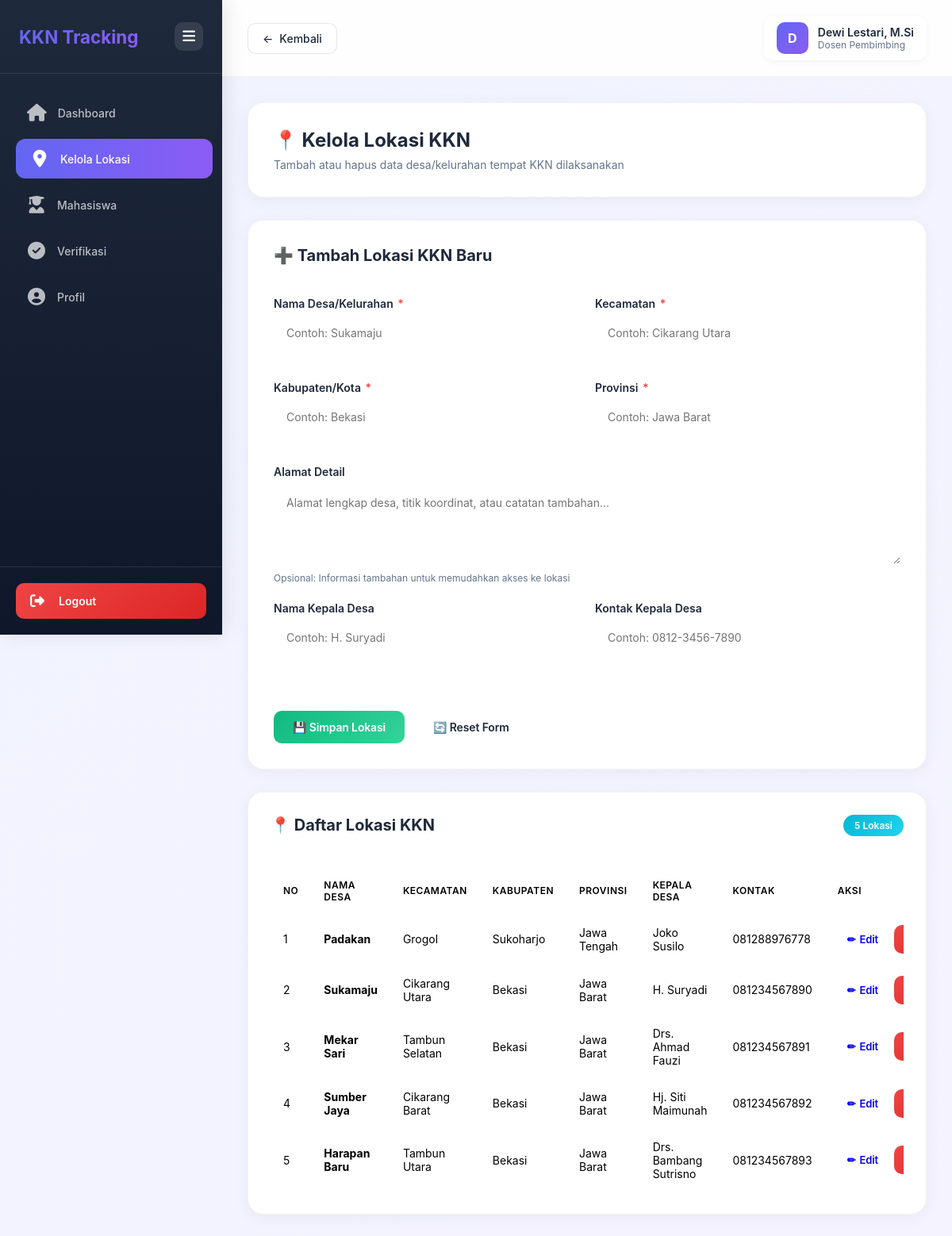
Screenshot of /Dpl/kelola_lokasi.php (signed in) with the database file from the repository.
### tables this page shows
CREATE TABLE `lokasi` (
  `id` int NOT NULL AUTO_INCREMENT,
  `nama_desa` varchar(100) NOT NULL,
  `kecamatan` varchar(50) NOT NULL,
  `kabupaten` varchar(50) NOT NULL,
  `provinsi` varchar(50) NOT NULL,
  `alamat_detail` text,
  `koordinat_lat` decimal(10,8) DEFAULT NULL,
  `koordinat_long` decimal(11,8) DEFAULT NULL,
  `nama_pemdes` varchar(100) DEFAULT NULL,
  `kontak_pemdes` varchar(15) DEFAULT NULL,
  `created_at` timestamp NOT NULL DEFAULT CURRENT_TIMESTAMP,
  PRIMARY KEY (`id`),
  KEY `idx_desa` (`nama_desa`),
  KEY `idx_kecamatan` (`kecamatan`,`kabupaten`)
);

### Dpl/kelola_lokasi.php (the view, shortened to what this page needs)
<?php
$database = new Database();
$pdo = $database->getConnection();
$stmt = $pdo->query("SELECT * FROM lokasi ORDER BY created_at DESC");
$lokasi_list = $stmt->fetchAll(PDO::FETCH_ASSOC);
?>
<!DOCTYPE html>
<html lang="id">
<head>
</head>
<body>
<link rel="stylesheet" href="https://cdnjs.cloudflare.com/ajax/libs/font-awesome/6.5.1/css/all.min.css">
<aside class="sidebar" id="sidebar">
    <div class="sidebar-header">
        <div class="sidebar-brand">KKN Tracking</div>
        <button class="toggle-btn" onclick="toggleSidebar()" title="Toggle Menu">
            <i class="fa-solid fa-bars"></i>
        </button>
    </div>
    <nav class="sidebar-menu">
        <a href="dashboard.php" class="menu-item">
            <span class="menu-icon">
                <i class="fa-solid fa-house"></i>
            </span>
            <span class="menu-text">Dashboard</span>
        </a>
        <a href="kelola_lokasi.php" class="menu-item active">
            <span class="menu-icon">
                <i class="fa-solid fa-location-dot"></i>
            </span>
            <span class="menu-text">Kelola Lokasi</span>
        </a>
        <a href="kelola_mahasiswa.php" class="menu-item">
            <span class="menu-icon">
                <i class="fa-solid fa-user-graduate"></i>
            </span>
            <span class="menu-text">Mahasiswa</span>
        </a>
        <a href="verifikasi_laporan.php" class="menu-item">
            <span class="menu-icon">
                <i class="fa-solid fa-circle-check"></i>
            </span>
            <span class="menu-text">Verifikasi</span>
        </a>
        <a href="profil.php" class="menu-item">
            <span class="menu-icon">
                <i class="fa-solid fa-circle-user"></i>
            </span>
            <span class="menu-text">Profil</span>
        </a>
    </nav>
    <div class="sidebar-footer">
        <a href="../logout.php" class="logout-btn">
            <span class="logout-icon">
                <i class="fa-solid fa-right-from-bracket"></i>
            </span>
            <span class="logout-text">Logout</span>
        </a>
    </div>
</aside>
    <main class="main-content">
        <div class="top-bar">
            <a href="javascript:history.back()" class="back-btn" style="display: flex; align-items: center; gap: 8px; padding: 10px 18px; background: white; border: 1px solid rgba(0,0,0,0.1); border-radius: 10px; cursor: pointer; font-size: 14px; font-weight: 500; color: var(--dark); text-decoration: none; transition: var(--transition);">
                <span>←</span>
                <span>Kembali</span>
            </a>
            <div class="user-info">
                <div class="user-avatar"><?= strtoupper(substr($_SESSION['nama'], 0, 1)) ?></div>
                <div class="user-details">
                    <div class="user-name"><?= htmlspecialchars($_SESSION['nama']) ?></div>
                    <div class="user-role">Dosen Pembimbing</div>
                </div>
            </div>
        </div>
        <div class="container">
            <div class="page-header">
                <h1 class="page-title-main">📍 Kelola Lokasi KKN</h1>
                <p class="page-subtitle">Tambah atau hapus data desa/kelurahan tempat KKN dilaksanakan</p>
            </div>
            <div class="form-card">
                <div class="form-title">
                    <span>➕ Tambah Lokasi KKN Baru</span>
                </div>
                <form method="POST">
                    <div class="form-row">
                        <div class="form-group">
                            <label>Nama Desa/Kelurahan <span class="required">*</span></label>
                            <input type="text" name="nama_desa" class="form-control" required placeholder="Contoh: Sukamaju">
                        </div>
                        <div class="form-group">
                            <label>Kecamatan <span class="required">*</span></label>
                            <input type="text" name="kecamatan" class="form-control" required placeholder="Contoh: Cikarang Utara">
                        </div>
                    </div>
                    <div class="form-row">
                        <div class="form-group">
                            <label>Kabupaten/Kota <span class="required">*</span></label>
                            <input type="text" name="kabupaten" class="form-control" required placeholder="Contoh: Bekasi">
                        </div>
                        <div class="form-group">
                            <label>Provinsi <span class="required">*</span></label>
                            <input type="text" name="provinsi" class="form-control" required placeholder="Contoh: Jawa Barat">
                        </div>
                    </div>
                    <div class="form-group">
                        <label>Alamat Detail</label>
                        <textarea name="alamat_detail" class="form-control" placeholder="Alamat lengkap desa, titik koordinat, atau catatan tambahan..."></textarea>
                        <div class="form-note">Opsional: Informasi tambahan untuk memudahkan akses ke lokasi</div>
                    </div>
                    <div class="form-row">
                        <div class="form-group">
                            <label>Nama Kepala Desa</label>
                            <input type="text" name="nama_pemdes" class="form-control" placeholder="Contoh: H. Suryadi">
                        </div>
                        <div class="form-group">
                            <label>Kontak Kepala Desa</label>
                            <input type="text" name="kontak_pemdes" class="form-control" placeholder="Contoh: 0812-3456-7890">
                        </div>
                    </div>
                    <div class="btn-group">
                        <button type="submit" name="tambah" class="btn btn-success">💾 Simpan Lokasi</button>
                        <button type="reset" class="btn btn-secondary">🔄 Reset Form</button>
                    </div>
                </form>
            </div>
<div class="table-section">
    <div class="table-title">
        <span>📍 Daftar Lokasi KKN</span>
        <span class="table-badge"><?= count($lokasi_list) ?> Lokasi</span>
    </div>
    <?php if (count($lokasi_list) > 0): ?>
    <div class="table-responsive">
        <table>
            <thead>
                <tr>
                    <th width="5%">No</th>
                    <th width="20%">Nama Desa</th>
                    <th width="15%">Kecamatan</th>
                    <th width="15%">Kabupaten</th>
                    <th width="15%">Provinsi</th>
                    <th width="15%">Kepala Desa</th>
                    <th width="10%">Kontak</th>
                    <th width="15%">Aksi</th>
                </tr>
            </thead>
            <tbody>
                <?php
                $no = 1;
                foreach ($lokasi_list as $lokasi):
                ?>
                <tr>
                    <td><?= $no++ ?></td>
                    <td>
                        <strong><?= htmlspecialchars($lokasi['nama_desa']) ?></strong>
                    </td>
                    <td><?= htmlspecialchars($lokasi['kecamatan']) ?></td>
                    <td><?= htmlspecialchars($lokasi['kabupaten']) ?></td>
                    <td><?= htmlspecialchars($lokasi['provinsi']) ?></td>
                    <td><?= htmlspecialchars($lokasi['nama_pemdes'] ?? '-') ?></td>
                    <td><?= htmlspecialchars($lokasi['kontak_pemdes'] ?? '-') ?></td>
                    <td>
                        <div style="display:flex; gap:8px; justify-content:center;">
                            <a href="?edit=<?= $lokasi['id'] ?>"
                               class="btn btn-warning btn-sm"
                               style="
                               border-radius:10px;
                               padding:7px 12px;
                               display:flex;
                               align-items:center;
                               gap:5px;
                               ">
                                ✏
                                <span>Edit</span>
                            </a>
                            <a href="?hapus=<?= $lokasi['id'] ?>"
                               class="btn btn-danger btn-sm"
                               style="
                               border-radius:10px;
                               padding:7px 12px;
                               display:flex;
                               align-items:center;
                               gap:5px;
                               "
                               onclick="return confirm('Yakin ingin menghapus lokasi ini?')">
                            </a>
                        </div>
                    </td>
                </tr>
                <?php endforeach; ?>
            </tbody>
        </table>
    </div>
                <?php endif; ?>
            </div>
        </div>
    </main>
</body>
</html>

### rows the page displays
lokasi: nama_desa "Padakan", kecamatan "Grogol", kabupaten "Sukoharjo", provinsi "Jawa Tengah", nama_pemdes "Joko Susilo", kontak_pemdes "081288976778"
lokasi: nama_desa "Sukamaju", kecamatan "Cikarang Utara", kabupaten "Bekasi", provinsi "Jawa Barat", nama_pemdes "H. Suryadi", kontak_pemdes "081234567890"
lokasi: nama_desa "Mekar Sari", kecamatan "Tambun Selatan", kabupaten "Bekasi", provinsi "Jawa Barat", nama_pemdes "Drs. Ahmad Fauzi", kontak_pemdes "081234567891"
lokasi: nama_desa "Sumber Jaya", kecamatan "Cikarang Barat", kabupaten "Bekasi", provinsi "Jawa Barat", nama_pemdes "Hj. Siti Maimunah", kontak_pemdes "081234567892"
lokasi: nama_desa "Harapan Baru", kecamatan "Tambun Utara", kabupaten "Bekasi", provinsi "Jawa Barat", nama_pemdes "Drs. Bambang Sutrisno", kontak_pemdes "081234567893"

### other values shown
substr($_SESSION['nama'], 0, 1) "D"
$_SESSION['nama'] "Dewi Lestari, M.Si"
count($lokasi_list) "5"
